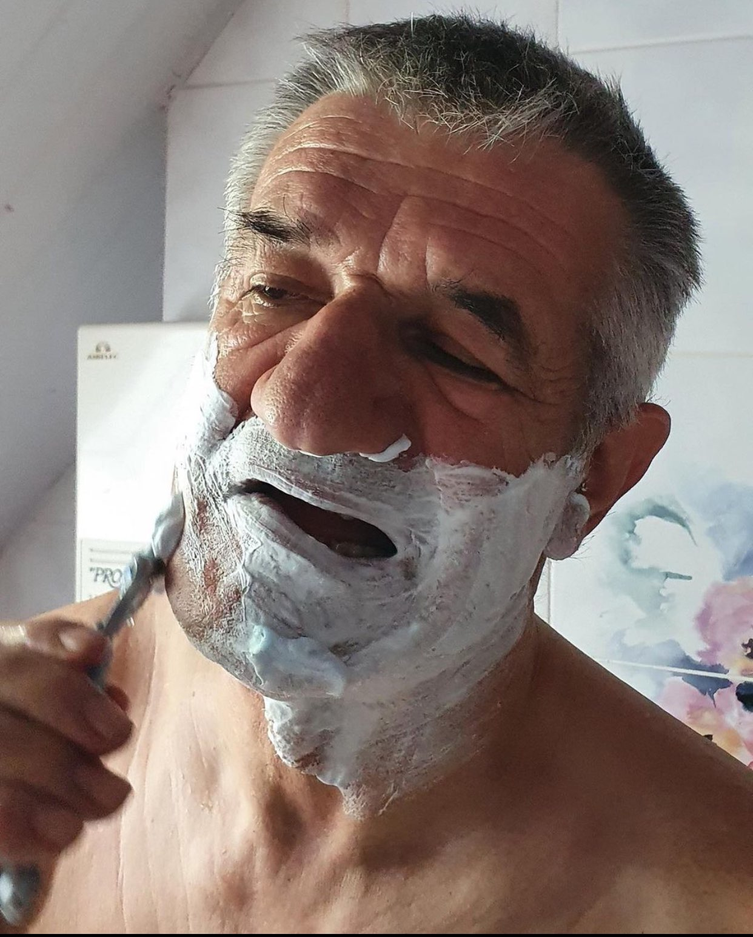
#> input picture test.png, 753 x 937 px, shrunk from 1242 x 1545 before the run
$ python cannyedgedetection.py   (older library calls are emulated)
#> lines starting #> are read from the running program, lines starting #| are printed output that depends on the picture
import cv2
from cv2 import Laplacian
import numpy as np
from matplotlib import pyplot as plt

img = cv2.imread("test.png", cv2.IMREAD_GRAYSCALE)
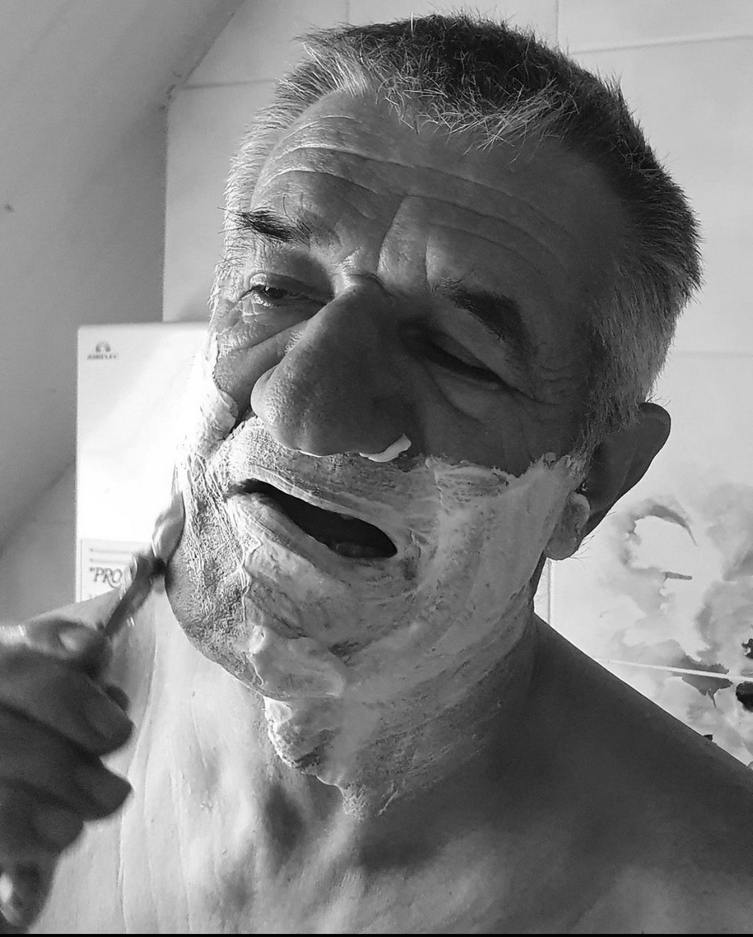
#> img: shape (937, 753); min 0, max 255, mean 125
lap = cv2.Laplacian(img, cv2.CV_16S, ksize=3)
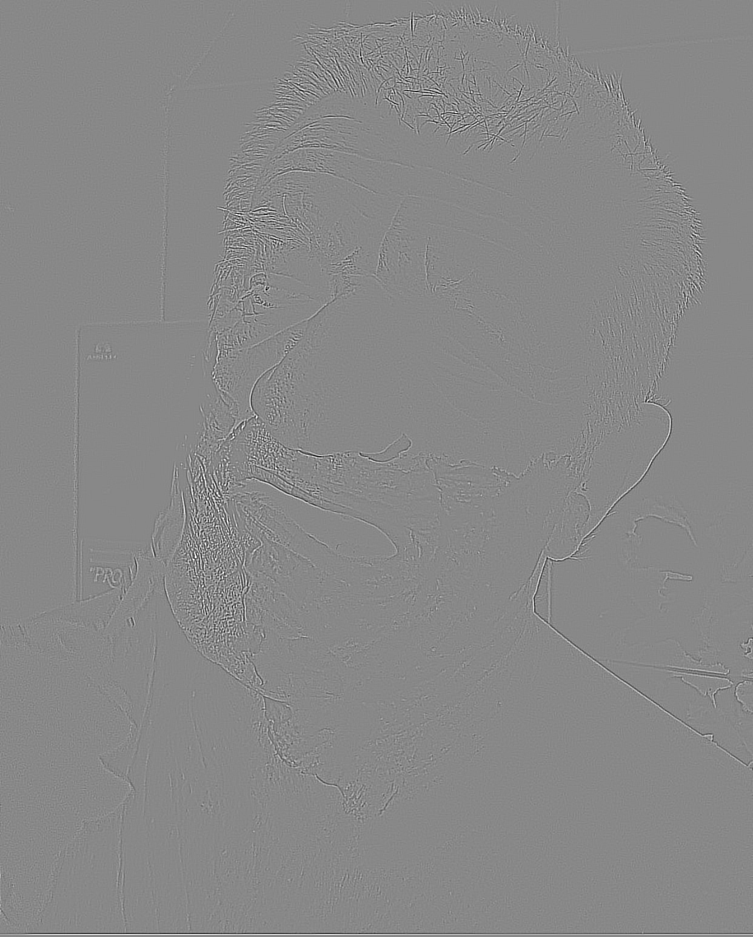
#> lap: shape (937, 753) int16; min -1102, max 958, mean 0; drawn with min black and max white
lap = np.uint
canny = cv2.Canny(img, 100, 200)
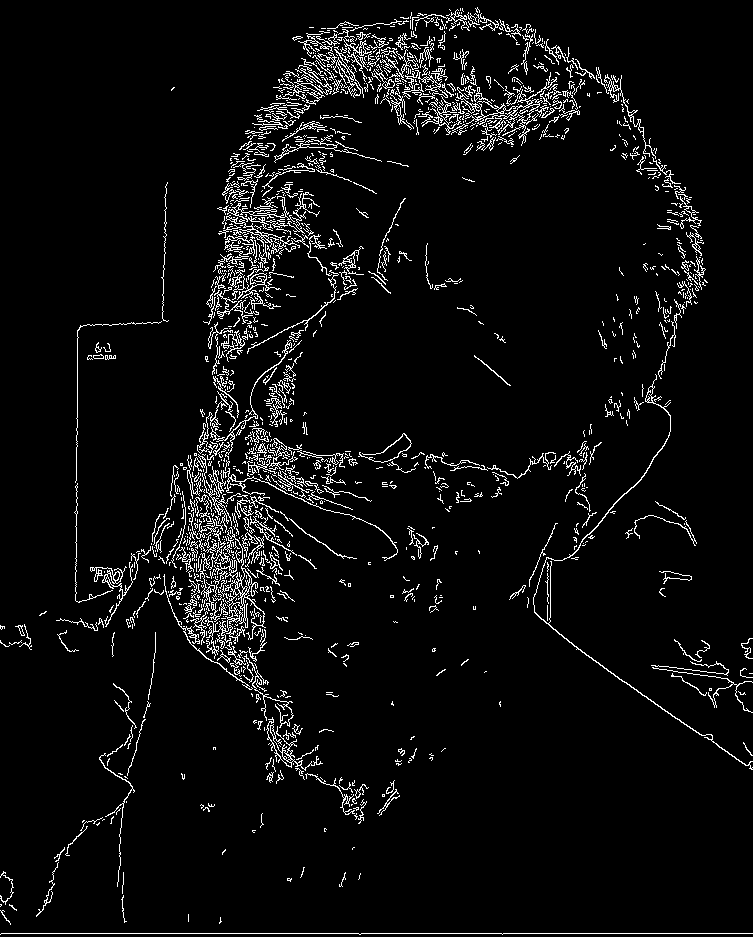
#> canny: shape (937, 753); 5% white in thin lines or dots
# hsv = cv2.cvtColor(img, cv2.COLOR_BGR2HSV)

titles = ['img', 'canny', 'gray']
images = [img, canny, lap]
for i in range(1):
    plt.subplot(1, 2, i+1), plt.imshow(images[i])
    plt.title(titles[i])
    plt.xticks([]), plt.yticks([])


plt.show()

$ run again, with color.png copied over test.png
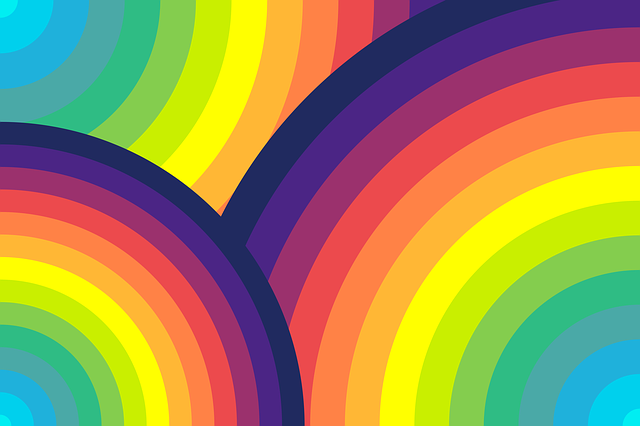
#> input picture color.png, 640 x 426 px
#> `lap = cv2.Laplacian(img, cv2.CV_16S, ksize=3)`:
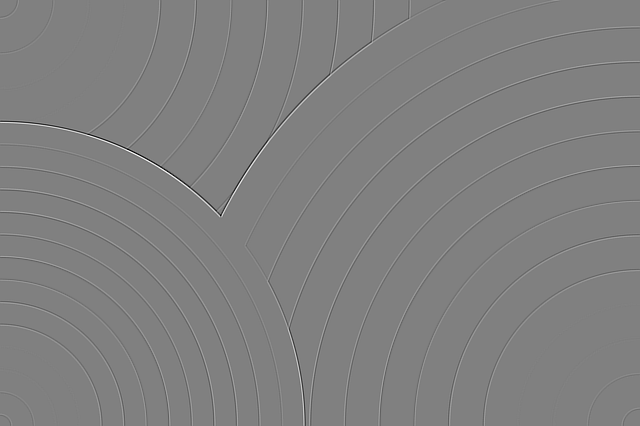
#> lap: shape (426, 640) int16; min -574, max 568, mean 0; drawn with min black and max white
#> `canny = cv2.Canny(img, 100, 200)`:
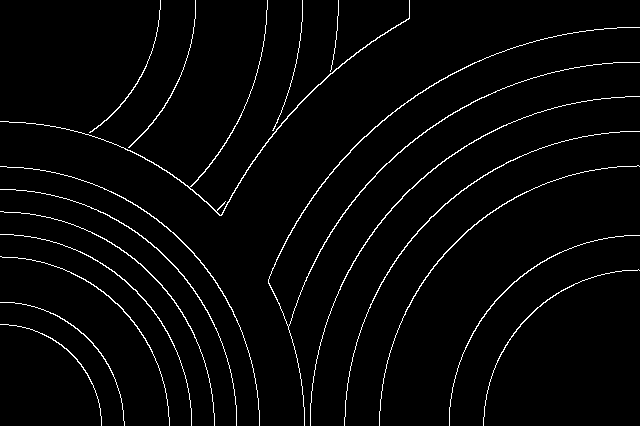
#> canny: shape (426, 640); 2.7% white in thin lines or dots
